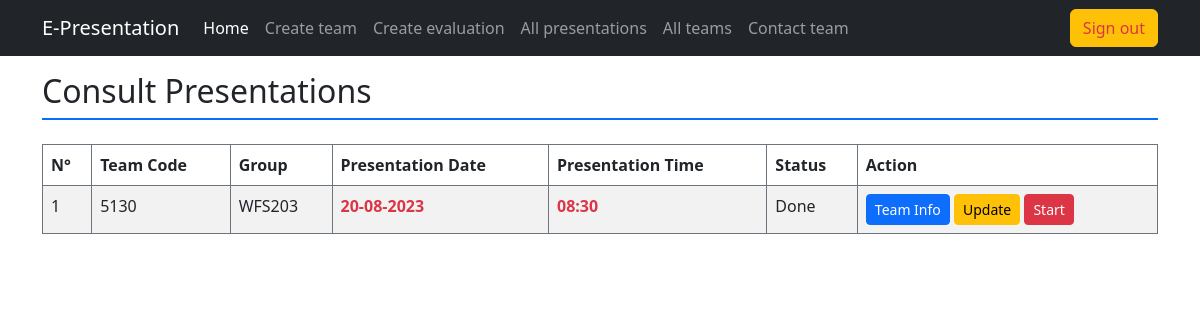
The app's page /index.php?action=all_presentations (signed in), older data.
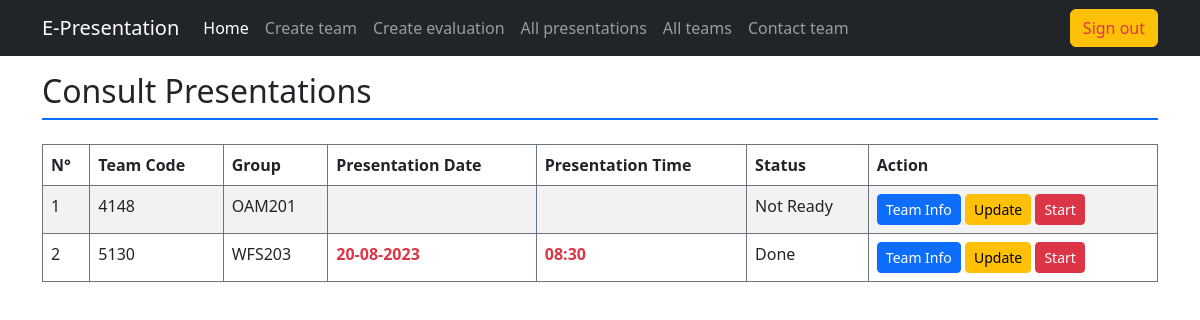
The same page, newer data.
### tables this page shows
CREATE TABLE `team` (
  `team_code` varchar(8) NOT NULL,
  `group_code` varchar(10) NOT NULL,
  `presentation_date` date DEFAULT NULL,
  `presentation_time` time DEFAULT NULL,
  `status` enum('Done','Ready','Not Ready') DEFAULT 'Not Ready'
);

### controller/layouts_rendering.php (called while the page is built, shortened)
<?php
    class LayoutRendering {
        static function all_presentations() {
            $team_data = PresentationModel::retrieve_all_teams();
            require "view/mentor/all_presentations.php";
        }
    }

### model/team_model.php (called while the page is built, shortened)
<?php
    class PresentationModel {
        static function connection() {
            $username = "root";
            $password = "";
            $host = "localhost";
            $dbname = "e-presentations";
            $dsn = "mysql:host=$host;dbname=$dbname";
            try {
                return new PDO($dsn, $username, $password);
            } catch (PDOException $err) {
                echo "<div class='alert alert-danger'>Database connection couldn't be established</div>";
                $err->getMessage();
            }
        }
        static function retrieve_all_teams() {
            $connection = self::connection();
            $query = $connection->query("SELECT * FROM team ORDER BY presentation_date, presentation_time");
            return $query->fetchAll(PDO::FETCH_ASSOC);
        }
    }
?>

### view/mentor/all_presentations.php (the view, shortened to what this page needs)
<h2 class="border-bottom pb-2 border-2 border-primary mb-4">Consult Presentations</h2>
<div class="table-responsive">
    <table class="table table-bordered border-secondary table-striped table-hover">
        <thead>
            <th>N°</th>
            <th>Team Code</th>
            <th>Group</th>
            <th>Presentation Date</th>
            <th>Presentation Time</th>
            <th>Status</th>
            <th>Action</th>
        </thead>
        <?php
            $counter = 0;
            foreach($team_data as $presentation):
                ++$counter;
        ?>
            <tr>
                <td><?= $counter ?></td>
                <td><?= $presentation["team_code"] ?></td>
                <td><?= $presentation["group_code"] ?></td>
                <td class="text-danger fw-bold"><?= $presentation["presentation_date"] == "0000-00-00"? "Unknown": implode("-", array_reverse(explode("-", $presentation["presentation_date"])))?></td>
                <td class="text-danger fw-bold"><?= $presentation["presentation_time"] == "00:00:00"? "Unknown": substr($presentation["presentation_time"], 0, 5)?></td>
                <td><?= $presentation["status"] ?></td>
                <td>
                    <a href="index.php?action=team_info&team_code=<?= $presentation["team_code"] ?>" class="btn btn-sm btn-primary" target="_blank">Team Info</a>
                    <a href="index.php?action=update&team_code=<?= $presentation["team_code"] ?>" class="btn btn-sm btn-warning" target="_blank">Update</a>
                    <a href="index.php?action=select_evaluation&team_code=<?= $presentation["team_code"] ?>" class="btn btn-sm btn-danger">Start</a>
                </td>
            </tr>
        <?php
            endforeach;
        ?>
    </table>
    </div>
<?php
    require "view/master.php";
?>

Row changes from the older to the newer data that the page shows:
added team: team_code "4148", group_code "OAM201", status "Not Ready"
